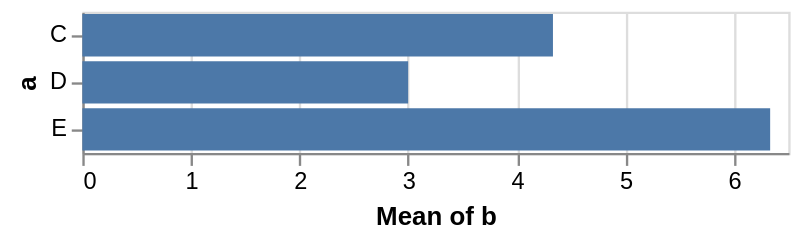

This figure's Vega-Lite source:
### Vega specification from a JSON file in a GitHub repository (floating-point values rounded to 4 significant figures)
{"$schema": "https://vega.github.io/schema/vega/v5.json", "background": "white", "padding": 5, "width": 300, "style": "cell", "data": [{"name": "source_0", "values": [{"a": "C", "b": 2}, {"a": "C", "b": 7}, {"a": "C", "b": 4}, {"a": "D", "b": 1}, {"a": "D", "b": 2}, {"a": "D", "b": 6}, {"a": "E", "b": 8}, {"a": "E", "b": 4}, {"a": "E", "b": 7}]}, {"name": "data_0", "source": "source_0", "transform": [{"type": "aggregate", "groupby": ["a"], "ops": ["average"], "fields": ["b"], "as": ["average_b"]}, {"type": "filter", "expr": "isValid(datum[\"average_b\"]) && isFinite(+datum[\"average_b\"])"}]}], "signals": [{"name": "y_step", "value": 20}, {"name": "height", "update": "bandspace(domain('y').length, 0.1, 0.05) * y_step"}], "marks": [{"name": "marks", "type": "rect", "style": ["bar"], "from": {"data": "data_0"}, "encode": {"update": {"fill": {"value": "#4c78a8"}, "ariaRoleDescription": {"value": "bar"}, "description": {"signal": "\"Mean of b: \" + (format(datum[\"average_b\"], \"\")) + \"; a: \" + (isValid(datum[\"a\"]) ? datum[\"a\"] : \"\"+datum[\"a\"])"}, "x": {"scale": "x", "field": "average_b"}, "x2": {"scale": "x", "value": 0}, "y": {"scale": "y", "field": "a"}, "height": {"signal": "max(0.25, bandwidth('y'))"}}}}], "scales": [{"name": "x", "type": "linear", "domain": {"data": "data_0", "field": "average_b"}, "range": [0, {"signal": "width"}], "nice": true, "zero": true}, {"name": "y", "type": "band", "domain": {"data": "data_0", "field": "a", "sort": true}, "range": {"step": {"signal": "y_step"}}, "paddingInner": 0.1, "paddingOuter": 0.05}], "axes": [{"scale": "x", "orient": "bottom", "gridScale": "y", "grid": true, "tickCount": {"signal": "ceil(width/40)"}, "domain": false, "labels": false, "aria": false, "maxExtent": 0, "minExtent": 0, "ticks": false, "zindex": 0}, {"scale": "x", "orient": "bottom", "grid": false, "title": "Mean of b", "labelFlush": true, "labelOverlap": true, "tickCount": {"signal": "ceil(width/40)"}, "zindex": 0}, {"scale": "y", "orient": "left", "grid": false, "title": "a", "zindex": 0}]}
